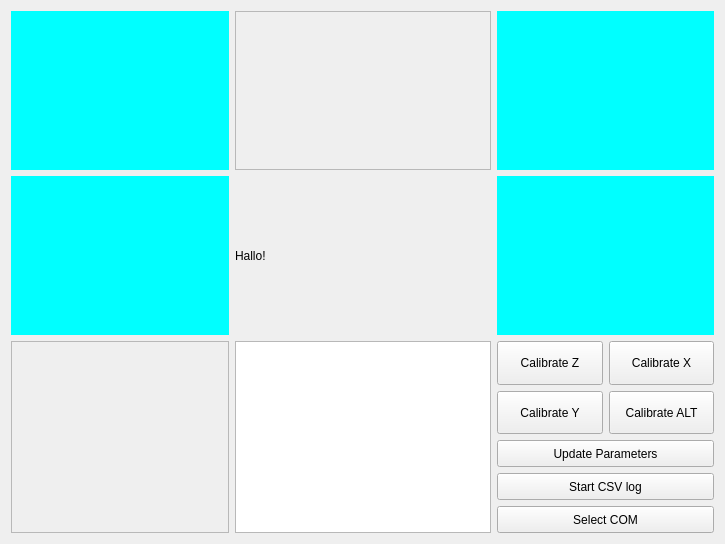
<?xml version="1.0" encoding="UTF-8"?>
<ui version="4.0">
 <class>Form</class>
 <widget class="QWidget" name="Form">
  <property name="geometry">
   <rect>
    <x>0</x>
    <y>0</y>
    <width>725</width>
    <height>544</height>
   </rect>
  </property>
  <property name="windowTitle">
   <string>Form</string>
  </property>
  <layout class="QGridLayout" name="gridLayout_3">
   <item row="0" column="0">
    <layout class="QGridLayout" name="gridLayout">
     <property name="sizeConstraint">
      <enum>QLayout::SetDefaultConstraint</enum>
     </property>
     <item row="0" column="2">
      <widget class="PlotWidget" name="GYRO" native="true">
       <property name="sizePolicy">
        <sizepolicy hsizetype="MinimumExpanding" vsizetype="MinimumExpanding">
         <horstretch>0</horstretch>
         <verstretch>0</verstretch>
        </sizepolicy>
       </property>
       <property name="styleSheet">
        <string notr="true">QWidget
{
background-color: rgb(0, 255, 255)
}</string>
       </property>
      </widget>
     </item>
     <item row="2" column="0">
      <widget class="QFrame" name="MODE3D">
       <property name="sizePolicy">
        <sizepolicy hsizetype="MinimumExpanding" vsizetype="MinimumExpanding">
         <horstretch>0</horstretch>
         <verstretch>0</verstretch>
        </sizepolicy>
       </property>
       <property name="frameShape">
        <enum>QFrame::StyledPanel</enum>
       </property>
       <property name="frameShadow">
        <enum>QFrame::Raised</enum>
       </property>
      </widget>
     </item>
     <item row="0" column="1">
      <widget class="QFrame" name="LOCATION3D">
       <property name="sizePolicy">
        <sizepolicy hsizetype="MinimumExpanding" vsizetype="MinimumExpanding">
         <horstretch>0</horstretch>
         <verstretch>0</verstretch>
        </sizepolicy>
       </property>
       <property name="frameShape">
        <enum>QFrame::StyledPanel</enum>
       </property>
       <property name="frameShadow">
        <enum>QFrame::Raised</enum>
       </property>
      </widget>
     </item>
     <item row="2" column="2">
      <layout class="QVBoxLayout" name="SETTINGS">
       <item>
        <layout class="QGridLayout" name="gridLayout_2">
         <item row="1" column="0">
          <widget class="QPushButton" name="CALIBRATE_Y">
           <property name="sizePolicy">
            <sizepolicy hsizetype="Expanding" vsizetype="Expanding">
             <horstretch>0</horstretch>
             <verstretch>0</verstretch>
            </sizepolicy>
           </property>
           <property name="text">
            <string>Calibrate Y</string>
           </property>
          </widget>
         </item>
         <item row="0" column="0">
          <widget class="QPushButton" name="CALIBRATE_Z">
           <property name="sizePolicy">
            <sizepolicy hsizetype="Expanding" vsizetype="Expanding">
             <horstretch>0</horstretch>
             <verstretch>0</verstretch>
            </sizepolicy>
           </property>
           <property name="text">
            <string>Calibrate Z</string>
           </property>
          </widget>
         </item>
         <item row="1" column="1">
          <widget class="QPushButton" name="CALIBRATE_ALT">
           <property name="enabled">
            <bool>true</bool>
           </property>
           <property name="sizePolicy">
            <sizepolicy hsizetype="Expanding" vsizetype="Expanding">
             <horstretch>0</horstretch>
             <verstretch>0</verstretch>
            </sizepolicy>
           </property>
           <property name="text">
            <string>Calibrate ALT</string>
           </property>
          </widget>
         </item>
         <item row="0" column="1">
          <widget class="QPushButton" name="CALIBRATE_X">
           <property name="sizePolicy">
            <sizepolicy hsizetype="Expanding" vsizetype="Expanding">
             <horstretch>0</horstretch>
             <verstretch>0</verstretch>
            </sizepolicy>
           </property>
           <property name="text">
            <string>Calibrate X</string>
           </property>
          </widget>
         </item>
        </layout>
       </item>
       <item>
        <layout class="QVBoxLayout" name="verticalLayout">
         <item>
          <widget class="QPushButton" name="UPDATEPARAMS">
           <property name="sizePolicy">
            <sizepolicy hsizetype="Expanding" vsizetype="Expanding">
             <horstretch>0</horstretch>
             <verstretch>0</verstretch>
            </sizepolicy>
           </property>
           <property name="text">
            <string>Update Parameters</string>
           </property>
          </widget>
         </item>
         <item>
          <widget class="QPushButton" name="UPDATEPARAMS_2">
           <property name="sizePolicy">
            <sizepolicy hsizetype="Expanding" vsizetype="Expanding">
             <horstretch>0</horstretch>
             <verstretch>0</verstretch>
            </sizepolicy>
           </property>
           <property name="text">
            <string>Start CSV log</string>
           </property>
          </widget>
         </item>
         <item>
          <layout class="QHBoxLayout" name="horizontalLayout">
           <item>
            <widget class="QPushButton" name="UPDATEPARAMS_3">
             <property name="sizePolicy">
              <sizepolicy hsizetype="Expanding" vsizetype="Expanding">
               <horstretch>0</horstretch>
               <verstretch>0</verstretch>
              </sizepolicy>
             </property>
             <property name="text">
              <string>Select COM</string>
             </property>
            </widget>
           </item>
          </layout>
         </item>
        </layout>
       </item>
      </layout>
     </item>
     <item row="1" column="2">
      <widget class="PlotWidget" name="TEMPERATURE" native="true">
       <property name="sizePolicy">
        <sizepolicy hsizetype="MinimumExpanding" vsizetype="MinimumExpanding">
         <horstretch>0</horstretch>
         <verstretch>0</verstretch>
        </sizepolicy>
       </property>
       <property name="styleSheet">
        <string notr="true">QWidget
{
background-color: rgb(0, 255, 255)
}</string>
       </property>
      </widget>
     </item>
     <item row="0" column="0">
      <widget class="PlotWidget" name="ACCELERATION" native="true">
       <property name="sizePolicy">
        <sizepolicy hsizetype="MinimumExpanding" vsizetype="MinimumExpanding">
         <horstretch>0</horstretch>
         <verstretch>0</verstretch>
        </sizepolicy>
       </property>
       <property name="styleSheet">
        <string notr="true">QWidget
{
background-color: rgb(0, 255, 255)
}</string>
       </property>
      </widget>
     </item>
     <item row="1" column="0">
      <widget class="PlotWidget" name="ALTITUDE" native="true">
       <property name="sizePolicy">
        <sizepolicy hsizetype="MinimumExpanding" vsizetype="MinimumExpanding">
         <horstretch>0</horstretch>
         <verstretch>0</verstretch>
        </sizepolicy>
       </property>
       <property name="styleSheet">
        <string notr="true">QWidget
{
background-color: rgb(0, 255, 255)
}</string>
       </property>
      </widget>
     </item>
     <item row="2" column="1">
      <widget class="QTextEdit" name="RAW">
       <property name="sizePolicy">
        <sizepolicy hsizetype="MinimumExpanding" vsizetype="MinimumExpanding">
         <horstretch>0</horstretch>
         <verstretch>0</verstretch>
        </sizepolicy>
       </property>
       <property name="readOnly">
        <bool>true</bool>
       </property>
      </widget>
     </item>
     <item row="1" column="1">
      <widget class="QLabel" name="VIDEO">
       <property name="text">
        <string>Hallo!</string>
       </property>
      </widget>
     </item>
    </layout>
   </item>
  </layout>
 </widget>
 <customwidgets>
  <customwidget>
   <class>PlotWidget</class>
   <extends>QWidget</extends>
   <header>pyqtgraph</header>
   <container>1</container>
  </customwidget>
 </customwidgets>
 <resources/>
 <connections/>
</ui>
